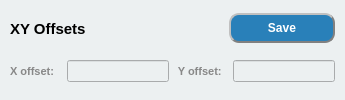
           <widget class="QWidget" name="widget_10" native="true">
            <property name="styleSheet">
             <string notr="true">background-color: rgb(236, 240, 241);</string>
            </property>
            <layout class="QVBoxLayout" name="verticalLayout_6">
             <property name="leftMargin">
              <number>0</number>
             </property>
             <property name="topMargin">
              <number>10</number>
             </property>
             <property name="rightMargin">
              <number>0</number>
             </property>
             <property name="bottomMargin">
              <number>10</number>
             </property>
             <item>
              <widget class="QWidget" name="widget_16" native="true">
               <layout class="QHBoxLayout" name="horizontalLayout_11" stretch="2,1">
                <property name="leftMargin">
                 <number>10</number>
                </property>
                <property name="topMargin">
                 <number>0</number>
                </property>
                <property name="rightMargin">
                 <number>10</number>
                </property>
                <property name="bottomMargin">
                 <number>0</number>
                </property>
                <item>
                 <widget class="QLabel" name="func_lab_6">
                  <property name="font">
                   <font>
                    <family>Arial</family>
                    <pointsize>11</pointsize>
                    <weight>75</weight>
                    <bold>true</bold>
                   </font>
                  </property>
                  <property name="text">
                   <string>XY Offsets</string>
                  </property>
                 </widget>
                </item>
                <item>
                 <widget class="QPushButton" name="offset_save_btn">
                  <property name="minimumSize">
                   <size>
                    <width>0</width>
                    <height>30</height>
                   </size>
                  </property>
                  <property name="font">
                   <font>
                    <family>Arial</family>
                    <weight>75</weight>
                    <bold>true</bold>
                   </font>
                  </property>
                  <property name="cursor">
                   <cursorShape>PointingHandCursor</cursorShape>
                  </property>
                  <property name="styleSheet">
                   <string notr="true">background-color:rgb(41, 128, 185);
color: rgb(255, 255, 255);
border-radius: 10px;
border: 2px groove gray;
border-style: outset;</string>
                  </property>
                  <property name="text">
                   <string>Save</string>
                  </property>
                 </widget>
                </item>
               </layout>
              </widget>
             </item>
             <item>
              <widget class="QWidget" name="widget_17" native="true">
               <layout class="QHBoxLayout" name="horizontalLayout_12" stretch="1,2,1,2">
                <property name="leftMargin">
                 <number>10</number>
                </property>
                <property name="topMargin">
                 <number>0</number>
                </property>
                <property name="rightMargin">
                 <number>10</number>
                </property>
                <property name="bottomMargin">
                 <number>0</number>
                </property>
                <item>
                 <widget class="QLabel" name="func_lab_12">
                  <property name="font">
                   <font>
                    <family>Arial</family>
                    <pointsize>8</pointsize>
                    <weight>75</weight>
                    <bold>true</bold>
                   </font>
                  </property>
                  <property name="styleSheet">
                   <string notr="true">color: rgb(136, 136, 136);</string>
                  </property>
                  <property name="text">
                   <string>X offset:</string>
                  </property>
                 </widget>
                </item>
                <item>
                 <widget class="QLineEdit" name="xoffset_edit">
                  <property name="styleSheet">
                   <string notr="true"/>
                  </property>
                 </widget>
                </item>
                <item>
                 <widget class="QLabel" name="func_lab_13">
                  <property name="font">
                   <font>
                    <family>Arial</family>
                    <pointsize>8</pointsize>
                    <weight>75</weight>
                    <bold>true</bold>
                   </font>
                  </property>
                  <property name="styleSheet">
                   <string notr="true">color: rgb(136, 136, 136);</string>
                  </property>
                  <property name="text">
                   <string> Y offset:</string>
                  </property>
                 </widget>
                </item>
                <item>
                 <widget class="QLineEdit" name="yoffset_edit">
                  <property name="styleSheet">
                   <string notr="true"/>
                  </property>
                 </widget>
                </item>
               </layout>
              </widget>
             </item>
            </layout>
           </widget>
